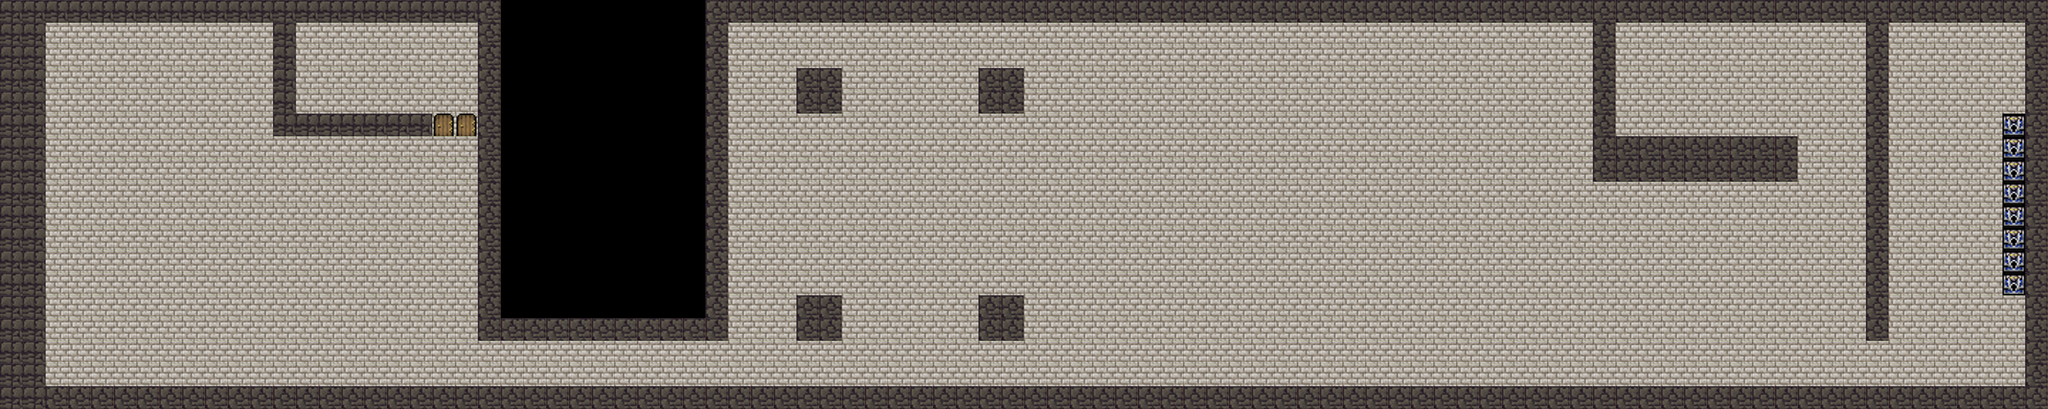

This is a level from a 2D game, rendered from its Tiled map with the project's own tilesets. A one-line summary and the map file follow, with tile-layer data summarised:
An orthogonal 90x18 tile map with 32x32 px tiles, 2 tile layers (Tile Layer 1, Walls) and 45 objects (18x 1, 13x enemy, axeman, main_character, swordsman).

<map version="1.0" orientation="orthogonal" width="90" height="18" tilewidth="32" tileheight="32">
 <tileset firstgid="1" name="dungeontiles" tilewidth="32" tileheight="32">
  <image source="dungeontiles.png" width="192" height="320" />
 </tileset>
 <layer name="Tile Layer 1" width="90" height="18">
  <data>[1620 cells, 1494 non-empty, 8 distinct tile ids]</data>
 </layer>
 <objectgroup name="walls" width="0" height="0">
  <object name="column" type="1" x="1377" y="97" width="61" height="60" />
  <object name="column" type="1" x="1377" y="97" width="61" height="60" />
  <object name="column" type="1" x="1378" y="418" width="61" height="60" />
  <object name="column" type="1" x="1122" y="418" width="61" height="60" />
  <object name="column" type="1" x="1123" y="97" width="61" height="60" />
  <object name="wall" type="1" x="0" y="3" width="704" height="31" />
  <object name="wall" type="1" x="0" y="3" width="704" height="31" />
  <object name="wall" type="1" x="3" y="36" width="59" height="537" />
  <object name="wall" type="1" x="63" y="545" width="2817" height="29" />
  <object name="wall" type="1" x="2851" y="3" width="37" height="545" />
  <object name="wall" type="1" x="995" y="3" width="1855" height="27" />
  <object name="wall" type="1" x="2625" y="31" width="33" height="449" />
  <object name="wall" type="1" x="2241" y="33" width="32" height="220" />
  <object name="wall" type="1" x="2277" y="195" width="249" height="60" />
  <object name="wall" type="1" x="385" y="37" width="28" height="156" />
  <object x="675" y="37" width="31" height="439" />
  <object name="wall" type="1" x="419" y="163" width="187" height="28" />
  <object name="wall" type="1" x="993" y="35" width="31" height="413" />
  <object name="wall" type="1" x="708" y="451" width="315" height="28" />
  <object x="441" y="-13" />
  <object gid="8" x="286" y="273" width="32" height="32" />
  <object gid="8" x="245" y="287" width="32" height="32" />
  <object gid="8" x="183" y="264" width="32" height="32" />
  <object gid="8" x="92" y="247" width="32" height="32" />
  <object gid="8" x="2" y="261" width="32" height="32" />
  <object gid="8" x="-4" y="260" width="32" height="32" />
  <object gid="8" x="2" y="225" width="32" height="32" />
  <object gid="8" x="2855" y="51" width="32" height="32" />
  <object gid="8" x="2842" y="36" width="32" height="32" />
 </objectgroup>
 <layer name="Walls" width="90" height="18">
  <data>[1620 cells, 320 non-empty, 2 distinct tile ids]</data>
 </layer>
 <objectgroup name="Units" width="90" height="18">
  <object name="axeman" x="127" y="415" width="32" height="32" />
  <object name="main_character" x="128" y="334" width="32" height="32" />
  <object name="swordsman" x="185" y="379" width="32" height="32" />
  <object name="enemy" x="447" y="54" width="32" height="32" />
  <object name="enemy" x="507" y="56" width="32" height="32" />
  <object name="enemy" x="460" y="390" width="32" height="32" />
  <object name="enemy" x="1226" y="210" width="32" height="32" />
  <object name="enemy" x="1298" y="217" width="32" height="32" />
  <object name="enemy" x="1229" y="268" width="32" height="32" />
  <object name="enemy" x="1303" y="281" width="32" height="32" />
  <object name="enemy" x="2212" y="316" width="32" height="32" />
  <object name="enemy" x="2216" y="386" width="32" height="32" />
  <object name="enemy" x="2219" y="442" width="32" height="32" />
  <object name="enemy" x="2728" y="183" width="32" height="32" />
  <object name="enemy" x="2734" y="250" width="32" height="32" />
  <object name="enemy" x="2732" y="325" width="32" height="32" />
 </objectgroup>
</map>